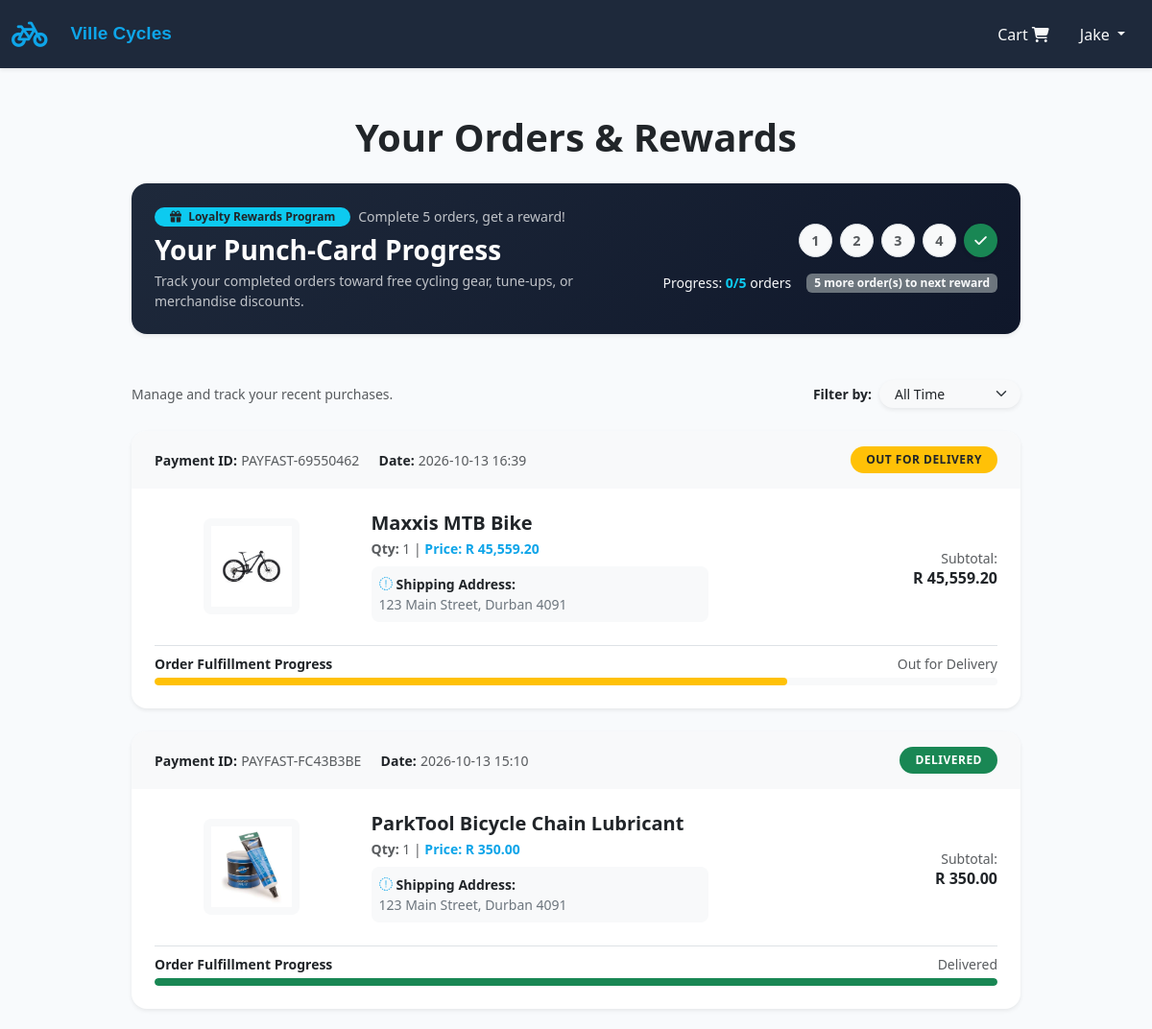
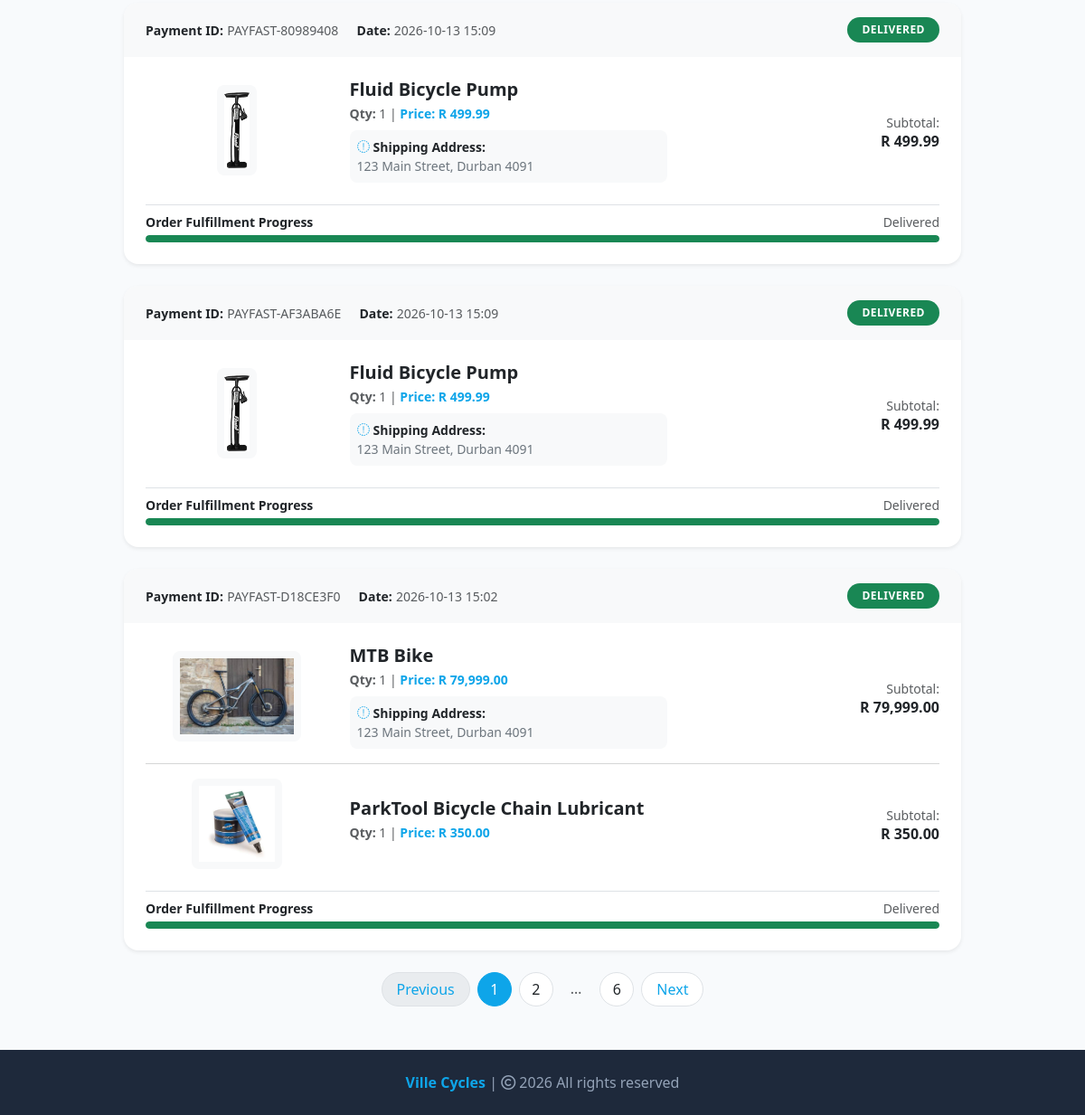
/orders (signed in), run on an earlier commit of the app's database (2 pictures, top to bottom).
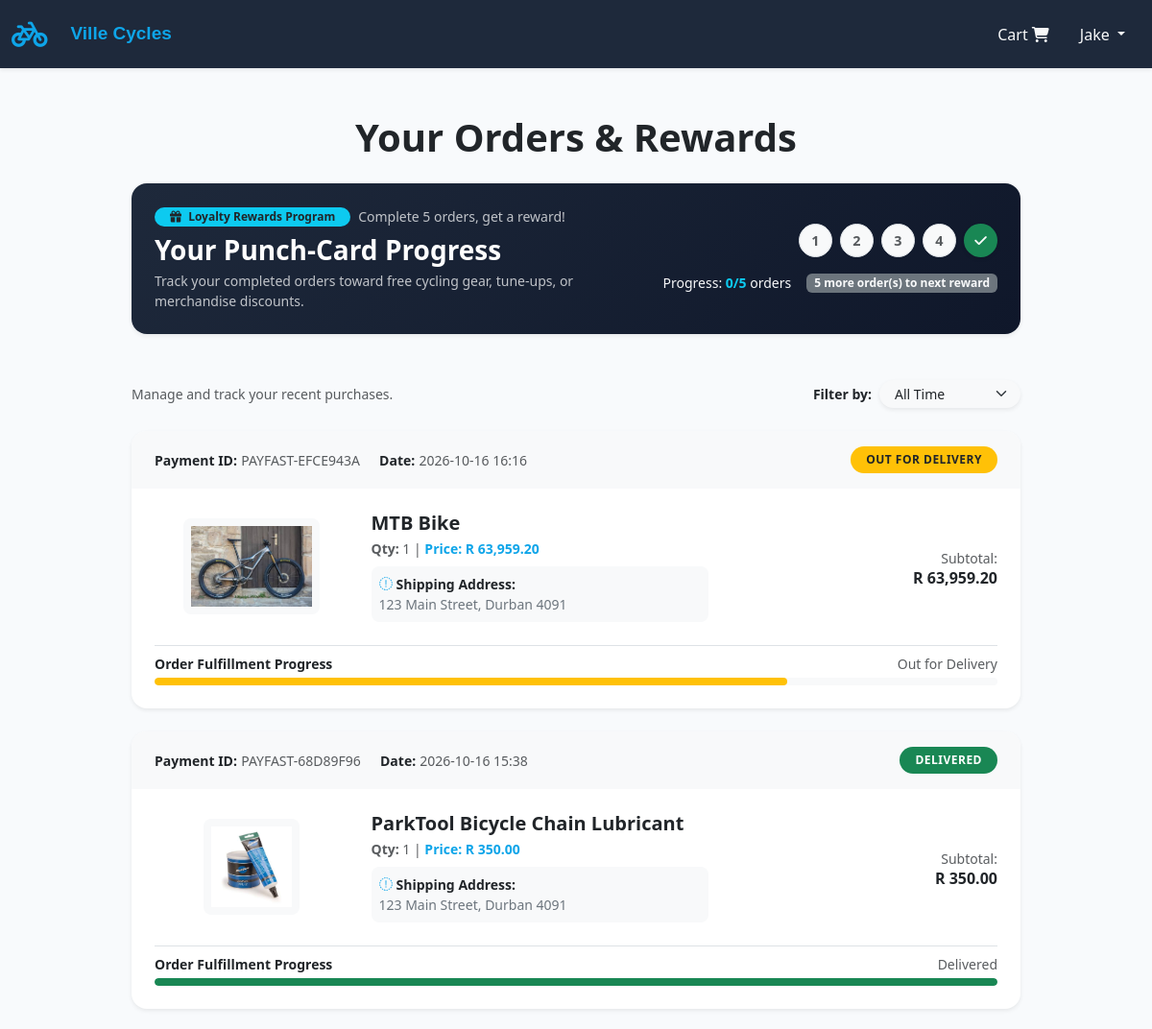
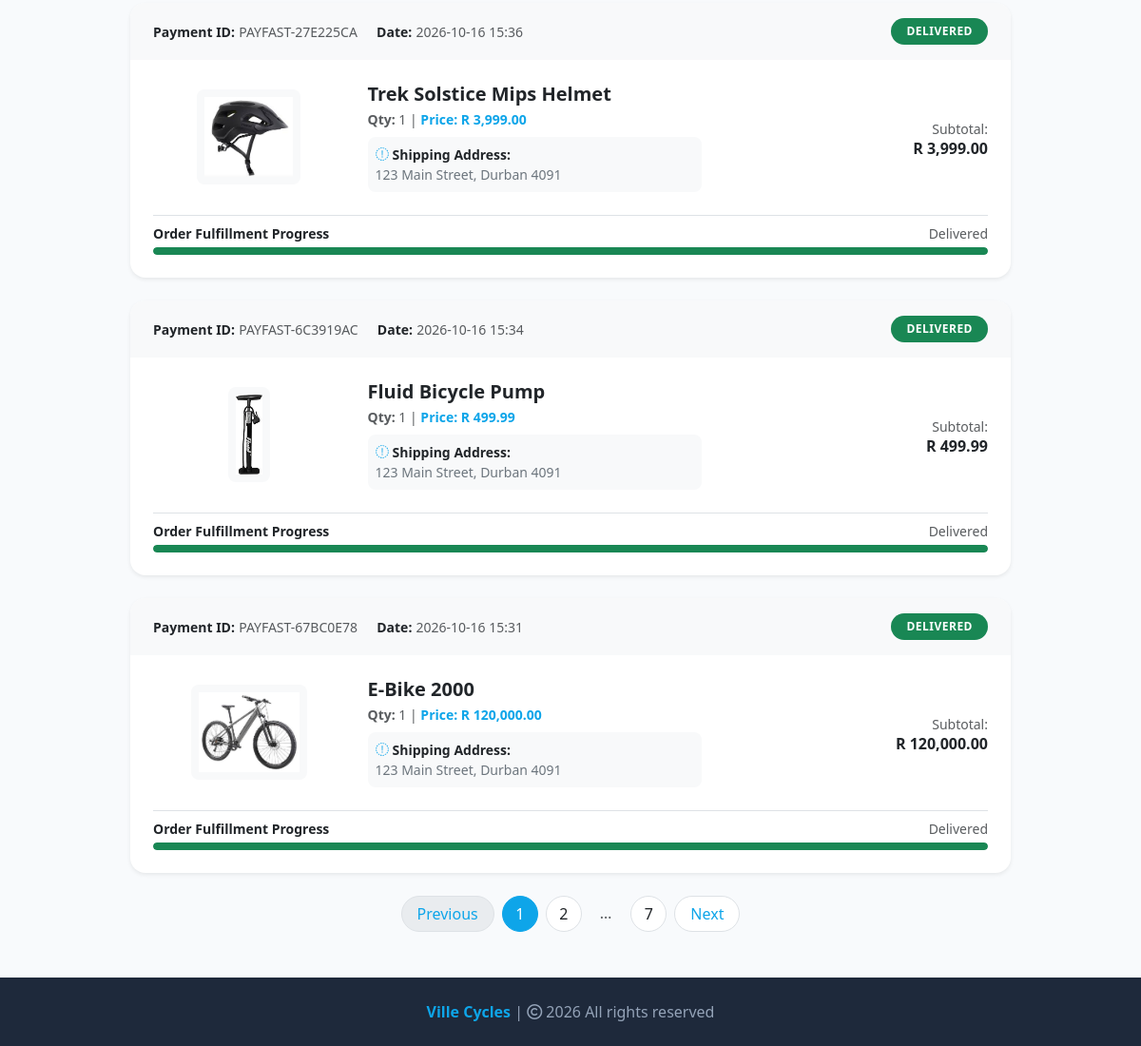
And on a later commit of the database (2 pictures, top to bottom).
### website/models.py (models this page shows, shortened)
class Order(db.Model):
    __tablename__ = "orders"
    id = db.Column(db.Integer, primary_key=True)
    quantity = db.Column(db.Integer, nullable=False)
    price = db.Column(db.Float, nullable=False)
    status = db.Column(db.String(100), nullable=False, default="Pending Payment")
    payment_id = db.Column(db.String(1000), nullable=False)
    date_ordered = db.Column(db.DateTime, default=datetime.now)
    address = db.Column(db.String(255), nullable=True)
    city = db.Column(db.String(100), nullable=True)
    postal_code = db.Column(db.String(20), nullable=True)
    card_holder = db.Column(db.String(150), nullable=True)
    card_last_four = db.Column(db.String(4), nullable=True)
    loyalty_counted = db.Column(db.Boolean, default=False, nullable=False)
    customer_link = db.Column(
        db.Integer, db.ForeignKey("customers.id", ondelete="SET NULL"), nullable=True
    )
    product_link = db.Column(db.Integer, db.ForeignKey("products.id"), nullable=False)

class Product(db.Model):
    __tablename__ = "products"
    id = db.Column(db.Integer, primary_key=True)
    product_name = db.Column(db.String(100), nullable=False)
    current_price = db.Column(db.Float, nullable=False)
    previous_price = db.Column(db.Float, nullable=True)
    description = db.Column(db.Text, nullable=True)
    in_stock = db.Column(db.Integer, nullable=False)
    product_picture = db.Column(db.String(1000), nullable=False)
    flash_sale = db.Column(db.Boolean, default=False)
    date_added = db.Column(db.DateTime, default=datetime.now)
    category_id = db.Column(db.Integer, db.ForeignKey("categories.id"), nullable=True)
    is_active = db.Column(db.Boolean, default=True, nullable=False)
    is_flagship = db.Column(db.Boolean, default=False, nullable=False)
    is_preowned = db.Column(db.Boolean, default=False, nullable=False)
    is_approved = db.Column(db.Boolean, default=False, nullable=False)
    seller_id = db.Column(
        db.Integer, db.ForeignKey("customers.id", ondelete="SET NULL"), nullable=True
    )
    customer_asking_price = db.Column(db.Float, nullable=True)
    shop_counter_price = db.Column(db.Float, nullable=True)
    admin_query_message = db.Column(db.Text, nullable=True)
    consignment_status = db.Column(
        db.String(50), default="pending_review", nullable=False
    )
    carts = db.relationship(
        "Cart", backref=db.backref("product", lazy=True), cascade="all, delete-orphan"
    )
    orders = db.relationship("Order", backref=db.backref("product", lazy=True))

### website/views.py (the view)
@views.route("/orders")
@login_required
def order():
    if not current_user.customer_profile:
        flash("Only customer accounts have order records.", category="error")
        return redirect("/")
    customer_id = current_user.customer_profile.id
    time_filter = request.args.get("filter", "all")
    query = Order.query.filter_by(customer_link=customer_id)
    now = datetime.now()
    if time_filter == "3months":
        threshold = now - timedelta(days=90)
        query = query.filter(Order.date_ordered >= threshold)
    elif time_filter == "6months":
        threshold = now - timedelta(days=180)
        query = query.filter(Order.date_ordered >= threshold)
    elif time_filter == "year":
        threshold = now - timedelta(days=365)
        query = query.filter(Order.date_ordered >= threshold)
    elif time_filter == "older":
        threshold = now - timedelta(days=365)
        query = query.filter(Order.date_ordered < threshold)
    raw_orders = (
        query.options(db.joinedload(Order.product))
        .order_by(Order.date_ordered.desc())
        .all()
    )
    grouped_dict = defaultdict(list)
    for o in raw_orders:
        grouped_dict[o.payment_id].append(o)
    orders_list = list(grouped_dict.values())
    page = request.args.get("page", 1, type=int)
    per_page = 5
    start = (page - 1) * per_page
    end = start + per_page
    paginated_orders = orders_list[start:end]
    class SimplePagination:
        def __init__(self, page, per_page, total):
            self.page = page
            self.per_page = per_page
            self.total = total
            self.pages = (total + per_page - 1) // per_page
            self.has_prev = page > 1
            self.has_next = page < self.pages
            self.prev_num = page - 1
            self.next_num = page + 1
        def iter_pages(
            self, left_edge=2, left_current=2, right_current=5, right_edge=2
        ):
            last = 0
            for num in range(1, self.pages + 1):
                if (
                    num <= left_edge
                    or (
                        num > self.page - left_current - 1
                        and num < self.page + right_current
                    )
                    or num > self.pages - right_edge
                ):
                    if last + 1 != num:
                        yield None
                    yield num
                    last = num
    pagination = SimplePagination(page, per_page, len(orders_list))
    return render_template(
        "orders.html",
        orders=paginated_orders,
        pagination=pagination,
        current_filter=time_filter,
    )

### website/models.py (called while the page is built)
    @property
    def is_admin(self):
        return self.role == "admin"

### website/templates/orders.html (shortened to what the changed rows need)
{% extends 'base.html' %}
{% block body %}
<div class="container my-5">
    <h1 class="text-center mb-4 fw-bold text-dark">Your Orders & Rewards</h1>
    <div class="row justify-content-center">
        <div class="col-lg-10">
            {% if current_user.is_authenticated and current_user.customer_profile %}
            <div class="card shadow-sm border-0 rounded-4 mb-5 p-4 text-white"
                style="background: linear-gradient(135deg, #1E293B 0%, #0F172A 100%);">
                <div class="row align-items-center">
                    <div class="col-lg-5 text-lg-end">
                        {% set completed = current_user.customer_profile.completed_orders_count | default(0) %}
                        {% set current_progress = completed % 5 %}
                        {% set available_rewards = current_user.customer_profile.loyalty_rewards_available | default(0)
                        %}
                        <div class="d-flex justify-content-lg-end justify-content-center align-items-center gap-2 mb-3">
                            {% for i in range(1, 6) %}
                            {% if i <= current_progress or (completed> 0 and current_progress == 0 and i == 5) %}
                                <div class="punch-dot bg-success text-white shadow-sm" title="Completed Order">
                                    <i class="fa-solid fa-check"></i>
                                </div>
                                {% else %}
                                <div class="punch-dot bg-light text-muted border" title="Pending Order">
                                    {{ i }}
                                </div>
                                {% endif %}
                                {% endfor %}
                        </div>
                    </div>
                </div>
            </div>
            {% endif %}
        </div>
        {% if orders %}
        <div class="col-lg-10">
            {% for order_group in orders %}
            <div class="card shadow-sm border-0 rounded-4 mb-4">
                <div
                    class="card-header bg-light border-0 px-4 py-3 rounded-top-4 d-flex flex-wrap justify-content-between align-items-center">
                    <div>
                        <span class="fw-bold text-dark small">Payment ID:</span>
                        <span class="text-muted small me-3">{{ order_group[0].payment_id }}</span>
                        <span class="fw-bold text-dark small">Date:</span>
                        <span class="text-muted small">{{ order_group[0].date_ordered.strftime('%Y-%m-%d %H:%M') if
                            order_group[0].date_ordered else '' }}</span>
                    </div>
                    <div>
                        <span class="badge rounded-pill px-3 py-2 fw-bold text-uppercase
                            {% if order_group[0].status == 'Pending' or order_group[0].status == 'Paid' %} bg-light text-dark border
                            {% elif order_group[0].status == 'Processing' or order_group[0].status == 'Accepted' %} bg-info text-dark
                            {% elif order_group[0].status == 'Out for Delivery' or order_group[0].status == 'Out for delivery' %} bg-warning text-dark
                            {% elif order_group[0].status == 'Delivered' %} bg-success text-white
                            {% elif order_group[0].status == 'Cancelled' or order_group[0].status == 'Canceled' %} bg-danger text-white
                            {% else %} bg-secondary text-white
                            {% endif %}" style="font-size: 0.75rem; letter-spacing: 0.5px;">
                            {{ order_group[0].status }}
                        </span>
                    </div>
                </div>
                <div class="card-body p-4">
                    {% for item in order_group %}
                    <div class="row align-items-center mb-3">
                        <div class="col-md-3 text-center mb-3 mb-md-0">
                            {% if item.product %}
                            {% set pic = item.product.product_picture or 'default.jpg' %}
                            {% if 'customer_media' in pic or not pic.startswith('media/') %}
                            {% set clean_name = pic.replace('customer_media/', '').replace('media/', '') %}
                            <img src="{{ url_for('admin.get_customer_image', filename=clean_name) }}"
                                alt="{{ item.product.product_name }}" class="img-fluid rounded-3 border-0 bg-light p-2"
                                style="max-height: 100px; object-fit: contain;">
                            {% else %}
                            <img src="{{ url_for('admin.get_image', filename=pic.replace('media/', '')) }}"
                                alt="{{ item.product.product_name }}" class="img-fluid rounded-3 border-0 bg-light p-2"
                                style="max-height: 100px; object-fit: contain;">
                            {% endif %}
                            {% else %}
                            <img src="" alt="Product" class="img-fluid rounded-3 border-0 bg-light p-2"
                                style="max-height: 100px; object-fit: contain;">
                            {% endif %}
                        </div>
                        <div class="col-md-5">
                            <h5 class="fw-bold text-dark mb-1">{{ item.product.product_name if item.product else
                                'Unknown Product' }}</h5>
                            <p class="mb-2 text-muted small">
                                <span class="fw-semibold">Qty:</span> {{ item.quantity }} |
                                <span class="fw-semibold" style="color: #0EA5E9;">Price: R {{
                                    "{:,.2f}".format(item.price) }}</span>
                            </p>
                            {% if loop.first %}
                            <div class="text-secondary small mt-2 bg-light p-2 rounded-3 border-0">
                                <span class="fw-bold text-dark"><i class="fas fa-location-dot me-1"
                                        style="color: #0EA5E9;"></i>Shipping Address:</span><br>
                                {{ item.address }}, {{ item.city }} {{ item.postal_code }}
                            </div>
                            {% endif %}
                        </div>
                        <div class="col-md-4 mt-3 mt-md-0 text-md-end">
                            <span class="text-muted small">Subtotal:</span>
                            <h6 class="fw-bold text-dark mb-0">R {{ "{:,.2f}".format(item.price * item.quantity) }}</h6>
                        </div>
                    </div>
                    {% if not loop.last %}
                    <hr class="text-muted my-3">
                    {% endif %}
                    {% endfor %}
                    <div class="mt-4 pt-2 border-top">
                        <div class="d-flex justify-content-between align-items-center mb-1">
                            <span class="small fw-bold text-dark">Order Fulfillment Progress</span>
                            <span class="small text-muted">{{ order_group[0].status }}</span>
                        </div>
                        {% set status = order_group[0].status %}
                        <div class="progress rounded-pill bg-light" style="height: 8px;">
                            <div class="progress-bar rounded-pill
                                {% if status == 'Processing' or status == 'Accepted' %} bg-info w-50
                                {% elif status == 'Out for Delivery' or status == 'Out for delivery' %} bg-warning w-75
                                {% elif status == 'Delivered' %} bg-success w-100
                                {% elif status == 'Cancelled' or status == 'Canceled' %} bg-danger w-100
                                {% else %} bg-primary w-25 {% endif %}" role="progressbar" aria-valuenow="100"
                                aria-valuemin="0" aria-valuemax="100">
                            </div>
                        </div>
                    </div>
                </div>
            </div>
            {% endfor %}
            {% if pagination and pagination.pages > 1 %}
            <nav aria-label="Order history pages" class="mt-4">
                <ul class="pagination justify-content-center mb-0">
                    {% for page_num in pagination.iter_pages(left_edge=1, right_edge=1, left_current=2, right_current=2)
                    %}
                    {% if page_num %}
                    <li class="page-item {% if page_num == pagination.page %}active{% endif %}">
                        <a class="page-link {% if page_num == pagination.page %}text-white{% else %}text-dark{% endif %} rounded-circle mx-1 d-flex align-items-center justify-content-center text-decoration-none custom-page-num {% if page_num == pagination.page %}active-page{% endif %}"
                            href="{{ url_for('views.order', page=page_num, filter=current_filter) }}">
                            {{ page_num }}
                        </a>
                    </li>
                    {% else %}
                    <li class="page-item disabled px-1"><span class="page-link border-0 bg-transparent">…</span>
                    </li>
                    {% endif %}
                    {% endfor %}
                </ul>
            </nav>
            {% endif %}
        </div>
        {% endif %}
    </div>
</div>
{% endblock %}

What changed in the data, as far as the page shows it:
no longer on this page (row edited): Order: payment "PAYFAST-69550462", date_ordered "2026-10-13 16:39", status "OUT FOR DELIVERY", product_picture (picture), product "Maxxis MTB Bike", quantity "1", price "45,559.20", address "123 Main Street", city "Durban", postal_code "4091", item.price*item.quantity "45,559.20", status "Out for Delivery"
no longer on this page (row unchanged): Order: payment "PAYFAST-FC43B3BE", date_ordered "2026-10-13 15:10", status "DELIVERED", product_picture (picture), product "ParkTool Bicycle Chain Lubricant", quantity "1", price "350.00", address "123 Main Street", city "Durban", postal_code "4091", item.price*item.quantity "350.00", status "Delivered"
no longer on this page (row unchanged): Order: payment "PAYFAST-80989408", date_ordered "2026-10-13 15:09", status "DELIVERED", product_picture (picture), product "Fluid Bicycle Pump", quantity "1", price "499.99", address "123 Main Street", city "Durban", postal_code "4091", item.price*item.quantity "499.99", status "Delivered"
no longer on this page (row unchanged): Order: payment "PAYFAST-AF3ABA6E", date_ordered "2026-10-13 15:09", status "DELIVERED", product_picture (picture), product "Fluid Bicycle Pump", quantity "1", price "499.99", address "123 Main Street", city "Durban", postal_code "4091", item.price*item.quantity "499.99", status "Delivered"
no longer on this page (row unchanged): Order: payment "PAYFAST-D18CE3F0", date_ordered "2026-10-13 15:02", status "DELIVERED", product_picture (picture), product "MTB Bike", quantity "1", price "79,999.00", address "123 Main Street", city "Durban", postal_code "4091", item.price*item.quantity "79,999.00", status "Delivered"
no longer on this page (row unchanged): Order: product_picture (picture), product "ParkTool Bicycle Chain Lubricant", quantity "1", price "350.00", item.price*item.quantity "350.00", shown under "PAYFAST-D18CE3F0"
added Order: payment "PAYFAST-EFCE943A", date_ordered "2026-10-16 16:16", status "OUT FOR DELIVERY", product_picture (picture), product "MTB Bike", quantity "1", price "63,959.20", address "123 Main Street", city "Durban", postal_code "4091", item.price*item.quantity "63,959.20", status "Out for Delivery"
added Order: payment "PAYFAST-68D89F96", date_ordered "2026-10-16 15:38", status "DELIVERED", product_picture (picture), product "ParkTool Bicycle Chain Lubricant", quantity "1", price "350.00", address "123 Main Street", city "Durban", postal_code "4091", item.price*item.quantity "350.00", status "Delivered"
added Order: payment "PAYFAST-27E225CA", date_ordered "2026-10-16 15:36", status "DELIVERED", product_picture (picture), product "Trek Solstice Mips Helmet", quantity "1", price "3,999.00", address "123 Main Street", city "Durban", postal_code "4091", item.price*item.quantity "3,999.00", status "Delivered"
added Order: payment "PAYFAST-6C3919AC", date_ordered "2026-10-16 15:34", status "DELIVERED", product_picture (picture), product "Fluid Bicycle Pump", quantity "1", price "499.99", address "123 Main Street", city "Durban", postal_code "4091", item.price*item.quantity "499.99", status "Delivered"
added Order: payment "PAYFAST-67BC0E78", date_ordered "2026-10-16 15:31", status "DELIVERED", product_picture (picture), product "E-Bike 2000", quantity "1", price "120,000.00", address "123 Main Street", city "Durban", postal_code "4091", item.price*item.quantity "120,000.00", status "Delivered"
Also different on the page:
new list line: "7"
list line gone: "6"
